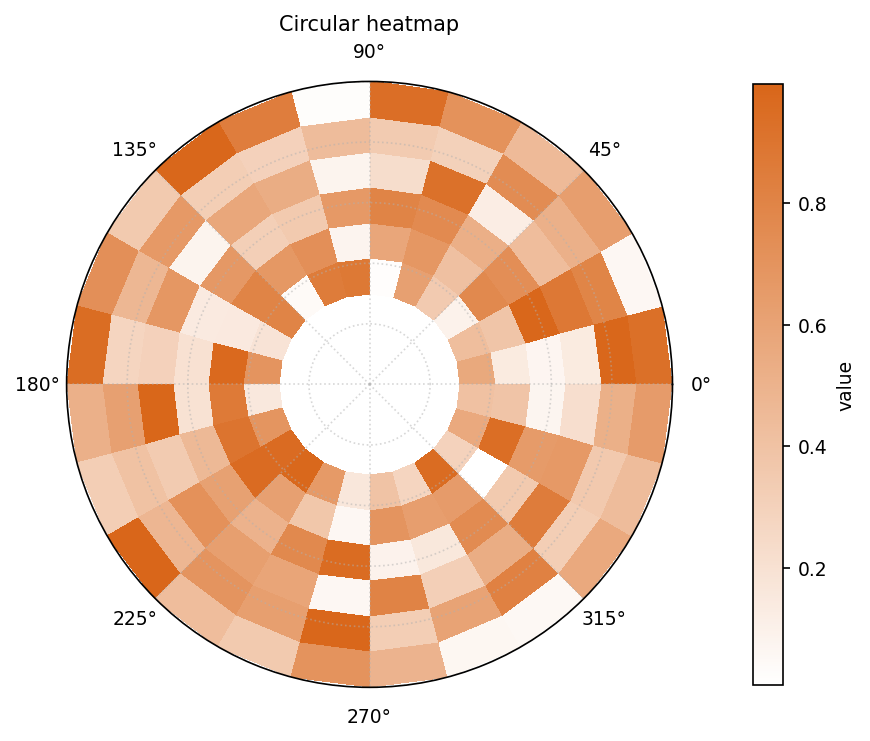

Reproduce this figure in Python.
"""circular_heatmap: 极坐标热力图（环形布局）."""
import sys, os; sys.path.insert(0, os.path.join(os.path.dirname(os.path.abspath(__file__)), '..', '..', '_utils', 'python'))
import numpy as np
import matplotlib.pyplot as plt
from theme import apply_theme
from palette import sequential

def make_figure(title='Circular heatmap'):
    apply_theme(fig_size=(6, 6))
    n_theta, n_r = 24, 6
    M = np.random.default_rng(16).uniform(0, 1, (n_r, n_theta))
    theta = np.linspace(0, 2*np.pi, n_theta+1)
    r = np.linspace(0.3, 1.0, n_r+1)
    T, R = np.meshgrid(theta, r)
    fig, ax = plt.subplots(subplot_kw={'projection': 'polar'})
    pc = ax.pcolormesh(T, R, M, cmap=sequential(hue='orange'), shading='auto')
    ax.set_yticklabels([]); ax.set_title(title)
    fig.colorbar(pc, ax=ax, shrink=0.7, label='value', pad=0.1)
    fig.tight_layout()
    return fig

if __name__ == '__main__':
    fig = make_figure(); fig.savefig(__file__.replace('.py', '.png'), dpi=150)
